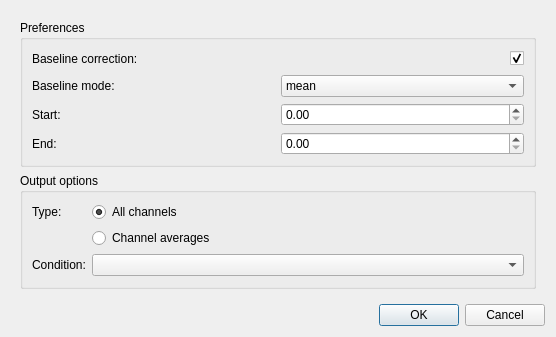
<?xml version="1.0" encoding="UTF-8"?>
<ui version="4.0">
 <class>TFRPlotTopologyDialog</class>
 <widget class="QDialog" name="TFRPlotTopologyDialog">
  <property name="geometry">
   <rect>
    <x>0</x>
    <y>0</y>
    <width>556</width>
    <height>337</height>
   </rect>
  </property>
  <property name="windowTitle">
   <string>Meggie - Plot TFR</string>
  </property>
  <layout class="QGridLayout" name="gridLayout_2">
   <item row="1" column="0">
    <layout class="QVBoxLayout" name="verticalLayout">
     <item>
      <widget class="QDialogButtonBox" name="buttonBox">
       <property name="orientation">
        <enum>Qt::Horizontal</enum>
       </property>
       <property name="standardButtons">
        <set>QDialogButtonBox::Cancel|QDialogButtonBox::Ok</set>
       </property>
      </widget>
     </item>
    </layout>
   </item>
   <item row="0" column="0">
    <widget class="QScrollArea" name="scrollArea">
     <property name="frameShape">
      <enum>QFrame::NoFrame</enum>
     </property>
     <property name="widgetResizable">
      <bool>true</bool>
     </property>
     <widget class="QWidget" name="scrollAreaWidgetContents">
      <property name="geometry">
       <rect>
        <x>0</x>
        <y>0</y>
        <width>524</width>
        <height>302</height>
       </rect>
      </property>
      <property name="minimumSize">
       <size>
        <width>0</width>
        <height>0</height>
       </size>
      </property>
      <layout class="QGridLayout" name="gridLayout_4">
       <item row="2" column="0">
        <widget class="QGroupBox" name="groupBoxPreferences">
         <property name="title">
          <string>Preferences</string>
         </property>
         <layout class="QGridLayout" name="gridLayout_9">
          <item row="1" column="0">
           <layout class="QHBoxLayout" name="horizontalLayout_2">
            <item>
             <widget class="QLabel" name="labelBaselineMode">
              <property name="text">
               <string>Baseline mode:</string>
              </property>
             </widget>
            </item>
            <item>
             <widget class="QComboBox" name="comboBoxBaselineMode">
              <item>
               <property name="text">
                <string>mean</string>
               </property>
              </item>
              <item>
               <property name="text">
                <string>ratio</string>
               </property>
              </item>
              <item>
               <property name="text">
                <string>logratio</string>
               </property>
              </item>
              <item>
               <property name="text">
                <string>percent</string>
               </property>
              </item>
              <item>
               <property name="text">
                <string>zscore</string>
               </property>
              </item>
             </widget>
            </item>
           </layout>
          </item>
          <item row="0" column="0">
           <layout class="QHBoxLayout" name="horizontalLayout">
            <item>
             <widget class="QLabel" name="labelBaselineCorrection">
              <property name="text">
               <string>Baseline correction:</string>
              </property>
             </widget>
            </item>
            <item>
             <spacer name="horizontalSpacer">
              <property name="orientation">
               <enum>Qt::Horizontal</enum>
              </property>
              <property name="sizeHint" stdset="0">
               <size>
                <width>40</width>
                <height>20</height>
               </size>
              </property>
             </spacer>
            </item>
            <item>
             <widget class="QCheckBox" name="checkBoxBaselineCorrection">
              <property name="layoutDirection">
               <enum>Qt::RightToLeft</enum>
              </property>
              <property name="text">
               <string/>
              </property>
              <property name="checked">
               <bool>true</bool>
              </property>
             </widget>
            </item>
           </layout>
          </item>
          <item row="2" column="0">
           <layout class="QHBoxLayout" name="horizontalLayout_3">
            <item>
             <widget class="QLabel" name="labelBaselineStart">
              <property name="text">
               <string>Start:</string>
              </property>
             </widget>
            </item>
            <item>
             <widget class="QDoubleSpinBox" name="doubleSpinBoxBaselineStart"/>
            </item>
           </layout>
          </item>
          <item row="3" column="0">
           <layout class="QHBoxLayout" name="horizontalLayout_4">
            <item>
             <widget class="QLabel" name="labelBaselineEnd">
              <property name="text">
               <string>End:</string>
              </property>
             </widget>
            </item>
            <item>
             <widget class="QDoubleSpinBox" name="doubleSpinBoxBaselineEnd"/>
            </item>
           </layout>
          </item>
         </layout>
        </widget>
       </item>
       <item row="3" column="0">
        <widget class="QGroupBox" name="groupBoxOutputOptions">
         <property name="title">
          <string>Output options</string>
         </property>
         <layout class="QFormLayout" name="formLayout">
          <item row="0" column="0">
           <widget class="QLabel" name="labelChannels">
            <property name="text">
             <string>Type:</string>
            </property>
           </widget>
          </item>
          <item row="0" column="1">
           <widget class="QRadioButton" name="radioButtonAllChannels">
            <property name="text">
             <string>All channels</string>
            </property>
            <property name="checked">
             <bool>true</bool>
            </property>
           </widget>
          </item>
          <item row="1" column="1">
           <widget class="QRadioButton" name="radioButtonChannelAverages">
            <property name="text">
             <string>Channel averages</string>
            </property>
           </widget>
          </item>
          <item row="2" column="0">
           <widget class="QLabel" name="labelCondition">
            <property name="text">
             <string>Condition:</string>
            </property>
           </widget>
          </item>
          <item row="2" column="1">
           <widget class="QComboBox" name="comboBoxCondition"/>
          </item>
         </layout>
        </widget>
       </item>
      </layout>
     </widget>
    </widget>
   </item>
  </layout>
 </widget>
 <tabstops>
  <tabstop>scrollArea</tabstop>
  <tabstop>buttonBox</tabstop>
 </tabstops>
 <resources/>
 <connections>
  <connection>
   <sender>buttonBox</sender>
   <signal>accepted()</signal>
   <receiver>TFRPlotTopologyDialog</receiver>
   <slot>accept()</slot>
   <hints>
    <hint type="sourcelabel">
     <x>288</x>
     <y>647</y>
    </hint>
    <hint type="destinationlabel">
     <x>157</x>
     <y>274</y>
    </hint>
   </hints>
  </connection>
  <connection>
   <sender>buttonBox</sender>
   <signal>rejected()</signal>
   <receiver>TFRPlotTopologyDialog</receiver>
   <slot>reject()</slot>
   <hints>
    <hint type="sourcelabel">
     <x>312</x>
     <y>647</y>
    </hint>
    <hint type="destinationlabel">
     <x>286</x>
     <y>274</y>
    </hint>
   </hints>
  </connection>
  <connection>
   <sender>checkBoxBaselineCorrection</sender>
   <signal>toggled(bool)</signal>
   <receiver>comboBoxBaselineMode</receiver>
   <slot>setEnabled(bool)</slot>
   <hints>
    <hint type="sourcelabel">
     <x>519</x>
     <y>76</y>
    </hint>
    <hint type="destinationlabel">
     <x>403</x>
     <y>152</y>
    </hint>
   </hints>
  </connection>
  <connection>
   <sender>checkBoxBaselineCorrection</sender>
   <signal>toggled(bool)</signal>
   <receiver>doubleSpinBoxBaselineStart</receiver>
   <slot>setEnabled(bool)</slot>
   <hints>
    <hint type="sourcelabel">
     <x>519</x>
     <y>76</y>
    </hint>
    <hint type="destinationlabel">
     <x>403</x>
     <y>229</y>
    </hint>
   </hints>
  </connection>
  <connection>
   <sender>checkBoxBaselineCorrection</sender>
   <signal>toggled(bool)</signal>
   <receiver>doubleSpinBoxBaselineEnd</receiver>
   <slot>setEnabled(bool)</slot>
   <hints>
    <hint type="sourcelabel">
     <x>519</x>
     <y>76</y>
    </hint>
    <hint type="destinationlabel">
     <x>403</x>
     <y>305</y>
    </hint>
   </hints>
  </connection>
 </connections>
</ui>
